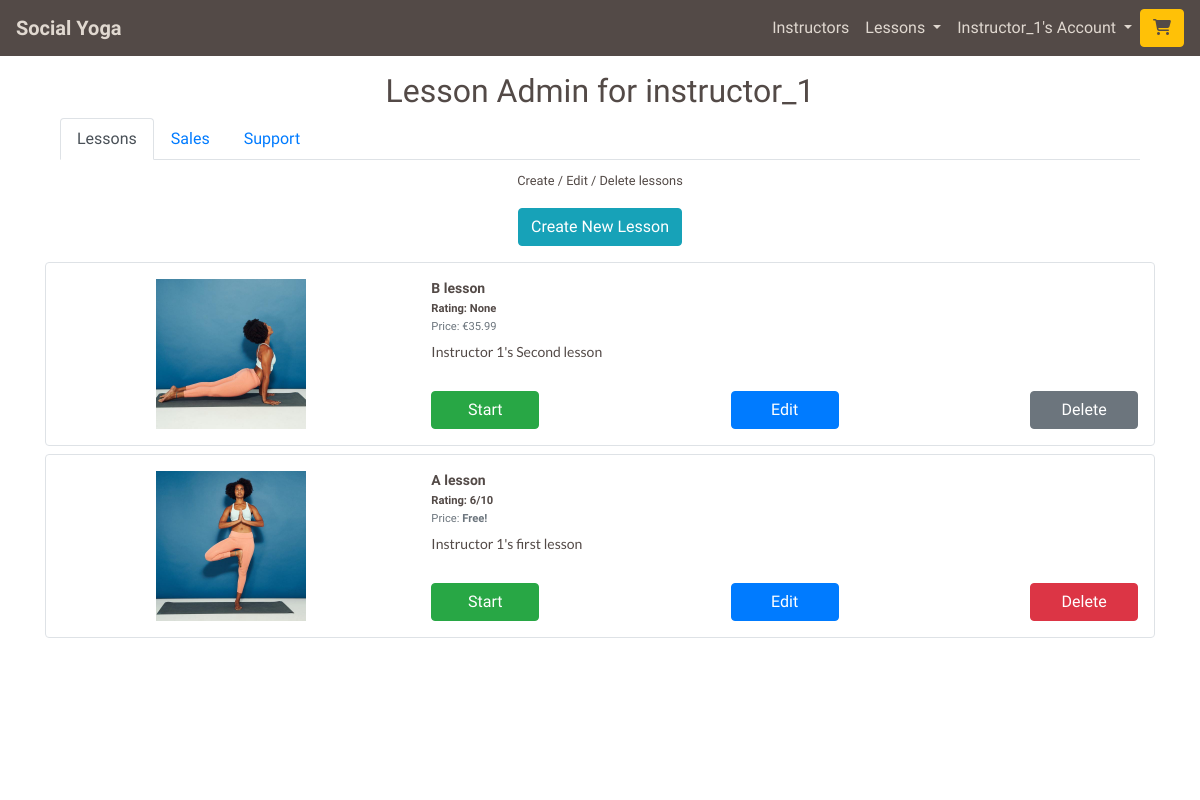
/lessons/instructor_admin/ (signed in), run on an earlier commit of the app's database.
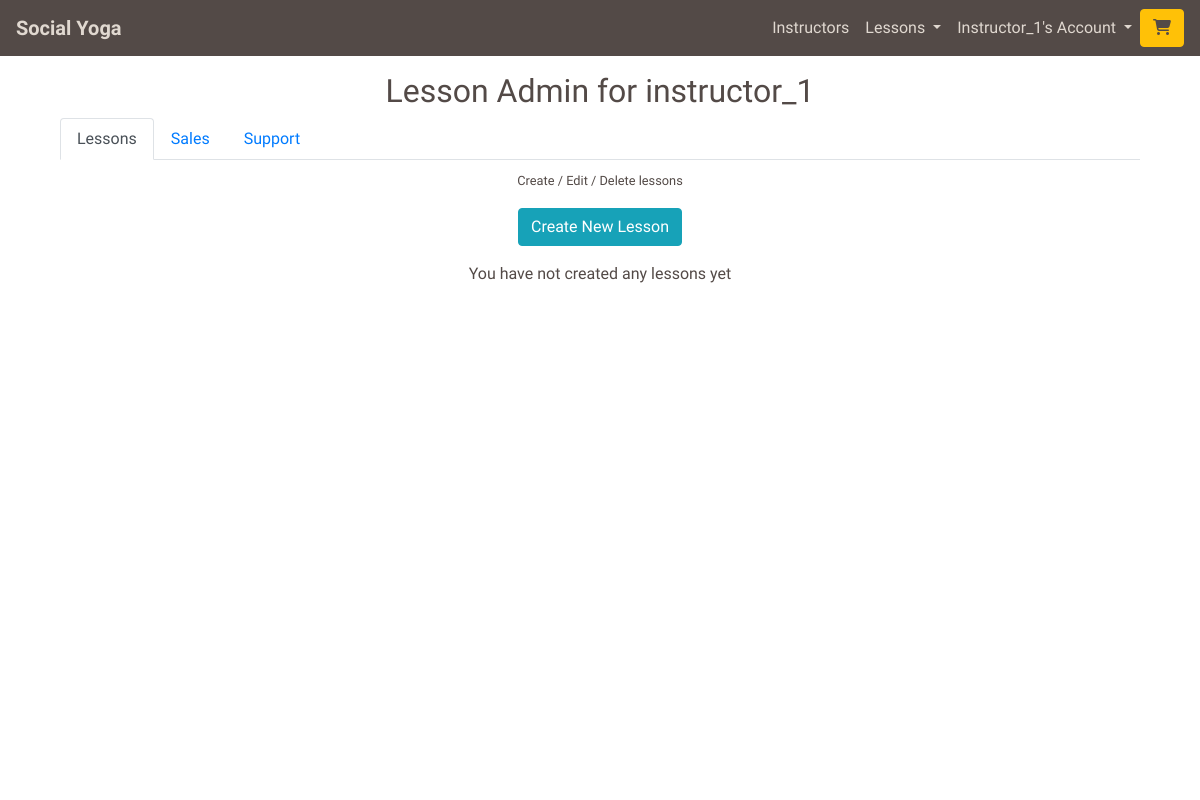
And on a later commit of the database.
### lessons/models.py (models this page shows, shortened)
class Lesson(models.Model):
    lesson_id = models.CharField(max_length=32,
                                 null=False,
                                 editable=False)
    instructor_profile = models.ForeignKey(UserProfile,
                                           on_delete=models.SET_NULL,
                                           null=True,
                                           blank=True,
                                           related_name='lessons')
    lesson_name = models.CharField(max_length=32,
                                   null=False,
                                   editable=True)
    card_description = models.TextField(max_length=254)
    description = models.TextField(max_length=2048)
    image = ResizedImageField(size=[600, 600],
                              quality=75,
                              crop=['middle', 'center'],
                              force_format='JPEG',
                              upload_to='lesson_images/')
    rating = models.DecimalField(max_digits=5,
                                 decimal_places=0,
                                 null=True, blank=True)
    video_url = models.URLField(max_length=1024,
                                blank=False,
                                null=False)
    time = models.IntegerField(blank=False, null=False)
    is_free = models.BooleanField(default=True)
    price = models.DecimalField(max_digits=6,
                                decimal_places=2,
                                blank=False,
                                null=False,
                                default=0.00)

### lessons/views.py (the view)
# urls.py: path('instructor_admin/', views.instructor_admin, name='instructor_admin'),
@login_required
def instructor_admin(request):
    instructor_profile_incomplete = False
    profile = get_object_or_404(UserProfile, user=request.user)
    if not profile.is_instructor:
        messages.error(request, 'Only instructors can do this.')
        return redirect('home')
    template = 'lessons/instructor_admin.html'
    instructor_created_lessons = Lesson.objects.filter(
        instructor_profile=profile).order_by('-pk')
    customer_purchases = OrderLineItem.objects.filter(
        lesson__in=instructor_created_lessons).values_list('lesson', flat=True)
    sales = OrderLineItem.objects.filter(
        lesson__in=instructor_created_lessons).order_by('-order__date')
    if profile.profile_description == '' or profile.card_description == '':
        instructor_profile_incomplete = True
    context = {
        'profile': profile,
        'instructor_created_lessons': instructor_created_lessons,
        'customer_purchases': customer_purchases,
        'sales': sales,
        'instructor_profile_incomplete': instructor_profile_incomplete
    }
    return render(request, template, context)

### home/contexts.py (called while the page is built)
def purchased_lessons(request):
    profile = get_profile_or_none(request)
    purchased = None
    purchased_lesson_ids = []
    if profile:
        purchased = OrderLineItem.objects.filter(profile=profile)
        if purchased:
            for item in purchased:
                purchased_lesson_ids.append(item.lesson.lesson_id)
    context = {
        'purchased_lessons': purchased,
        'purchased_lesson_ids': purchased_lesson_ids,
    }
    return context

### lessons/templatetags/site_utils.py (called while the page is built)
@register.filter(name='deduct_lineitem_sales_percentage')
def deduct__lineitem_sales_percentage(value, percentage):
    site_percentage = percentage,
    discount = value * Decimal(site_percentage[0]) / 100
    value -= discount
    return value

### profiles/models.py (called while the page is built)
    def __str__(self):
        return self.user.username

### yoga/utils.py (called while the page is built)
def get_profile_or_none(request):
    try:
        return UserProfile.objects.get(user=request.user)
    except Exception:
        return None

### lessons/templates/lessons/instructor_admin.html (shortened to what the changed rows need)
{% extends "base.html" %}
{% load static %}
{% load site_utils %}
{% block page_header %}
<div class="container header-container">
    <div class="row">
        <div class="col">
            <h1 class="text-center title-text mt-3 mb-0">Lesson Admin for {{ profile }}</h1>
        </div>
    </div>
</div>
{% endblock %}
{% block content %}
<main class="container page-contents">
    <div class="row mx-auto">
        <div class="col-12">
                <div class="tab-content" id="myTabContent">
                <div class="tab-pane fade show active" id="lessons" role="tabpanel" aria-labelledby="lessons-tab">
                    <p class="text-center"><small>Create / Edit / Delete lessons</small></p>
                    <div class="div">
                        <p class="text-center"><a class="btn btn-info" href="{% url 'create_lesson' %}" role="button">Create New Lesson</a></p>
                    </div>
                    {% if instructor_created_lessons %}
                        {% for lesson in instructor_created_lessons %}
                            <div class="row border custom-border my-2 instructor-admin-card-text">
                                <div class="col-12 col-md-4">
                                    {% if lesson.image %}
                                        <div class="lesson-card-image-container m-auto p-3 text-center">
                                            <img class="img-fluid lesson-admin-images" src="{{ lesson.image.url }}" alt="{{ lesson.lesson_name }}">
                                        </div>
                                    {% endif %}
                                </div>
                                <div class="col-12 col-md-8 p-3 d-flex flex-column">
                                    <p class="mb-0"><strong>{{ lesson.lesson_name }}</strong></p>
                                    <p class="card-text mb-0"><small><strong>Rating: {{ lesson.rating }}{% if lesson.rating %}/10{% endif %}</strong></small></p>
                                    {% if lesson.price > 0 %}
                                        <p class="card-text mb-0"><small class="text-muted">Price: €{{ lesson.price }}</small></p>
                                    {% else %}
                                        <p class="card-text mb-0"><small class="text-muted">Price: <strong>Free!</strong></small></p>
                                    {% endif %}
                                    <p class="card-text alt-font mt-2">{{ lesson.card_description }}</p>
                                    <div class="row mt-auto">
                                        <div class="col-4">
                                            <p class="text-left mb-0"><a class="btn btn-success instructor-admin-button" href="{% url 'studio' lesson.lesson_id %}" role="button">Start</a></p>
                                        </div>
                                        <div class="col-4">
                                            <p class="text-center mb-0"><a class="btn btn-primary instructor-admin-button" href="{% url 'edit_lesson' lesson.lesson_id %}" role="button">Edit</a></p>
                                        </div>
                                        <div class="col-4">
                                            {% if lesson.pk not in customer_purchases %}
                                                <p class="text-right mb-0">
                                                    <button type="button" class="btn btn-danger instructor-admin-button" onclick="delete_lesson_modal(`{% url 'delete_lesson' lesson.lesson_id %}`)">
                                                        Delete
                                                    </button>
                                                </p>
                                            {% else %}
                                                <p class="text-right mb-0"><a class="btn btn-secondary instructor-admin-button" role="button" data-toggle="popover" title="Warning" data-placement="bottom" data-content="Cannot Delete.  You can only edit a lesson customers have purchased.">Delete</a></p>
                                            {% endif %}
                                        </div>
                                    </div>
                                </div>
                            </div>
                        {% endfor %}
                    {% else %}
                        <p class="text-center">You have not created any lessons yet</p>
                    {% endif %}
                </div>
            </div>
        </div>
    </div>
</main>
{% endblock %}

What changed in the data, as far as the page shows it:
removed Lesson: image (picture), lesson_name "B lesson", rating "None", price "35.99", card_description "Instructor 1's Second lesson", shows "Delete"
removed Lesson: image (picture), lesson_name "A lesson", rating "6", shows "/10", shows "Price:", price "Free!", card_description "Instructor 1's first lesson", shows "Delete"
Also different on the page:
text now shown: "You have not created any lessons yet"
